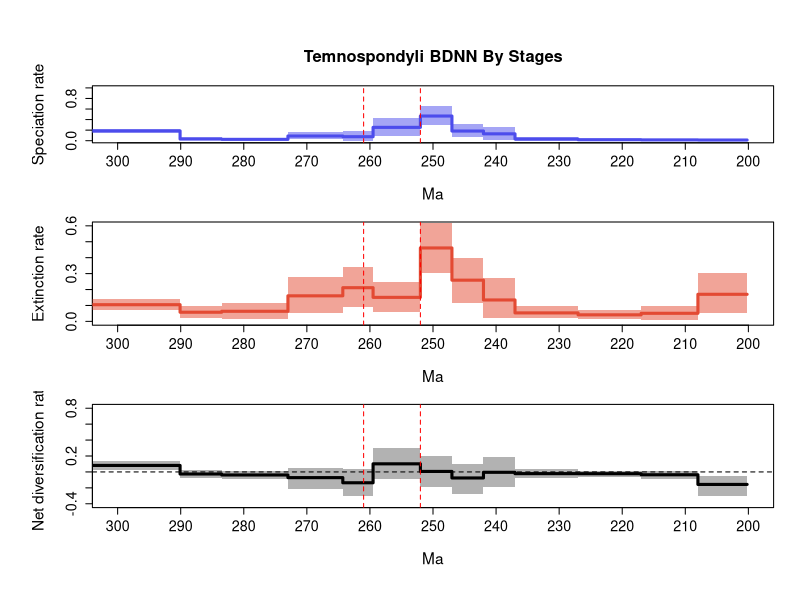

The R source for this figure:
pdf(file='C:/Users/SimoesLabAdmin/Documents/BDNN_Arielli/temnospondyli/mcmc_fixshift_predictors/C_bdnn_stdscaled_boxcox/combined_10_RTT_final.pdf', width = 8, height = 10.8, useDingbats = FALSE)

# Set up the layout for 3 vertical plots
par(mfrow=c(3,1), cex.main=1.7, cex.lab=1.4, cex.axis=1.3,
    mgp=c(3.5, 1, 0),      # distance of axis labels from plot
    oma=c(2, 2, 2, 0))     # outer margins for the entire figure

time_vec=c(311.35340881347656, 290.10001,290.1,283.50001,283.5,273.00001,273.0,264.30001,264.3,259.50001,259.5,252.00001,252.0,247.00001,247.0,242.00001,242.0,237.00001,237.0,227.00001,227.0,217.00001,217.0,208.00001,208.0,200.19962882995605)
sp_mean=c(0.18609151635911503, 0.18609151635911503,0.031565105666705125,0.031565105666705125,0.024892329664721685,0.024892329664721685,0.08888450254176382,0.08888450254176382,0.07518870582813032,0.07518870582813032,0.2524890654732718,0.2524890654732718,0.4673611550369219,0.4673611550369219,0.18315228324599842,0.18315228324599842,0.1297110569515588,0.1297110569515588,0.03165301323757876,0.03165301323757876,0.018700636226079707,0.018700636226079707,0.015088791658075747,0.015088791658075747,0.012900342557689442,0.012900342557689442)
sp_lwr=c(0.144293559013928, 0.144293559013928,0.005643861506733455,0.005643861506733455,0.006281466783438202,0.006281466783438202,0.022662131689408067,0.022662131689408067,0.0026379804225696067,0.0026379804225696067,0.092659676084439,0.092659676084439,0.30150683845095944,0.30150683845095944,0.06091510588921729,0.06091510588921729,0.017215761816213142,0.017215761816213142,0.0017363440185430177,0.0017363440185430177,0.0011838966984032227,0.0011838966984032227,0.00010050570752056437,0.00010050570752056437,5.463744050373746e-05,5.463744050373746e-05)
sp_upr=c(0.230335135163576, 0.230335135163576,0.06140943231727818,0.06140943231727818,0.049939555462027274,0.049939555462027274,0.16583065806940908,0.16583065806940908,0.18221242562480666,0.18221242562480666,0.432458528321409,0.432458528321409,0.656748972517247,0.656748972517247,0.3191555201919131,0.3191555201919131,0.2611941764287546,0.2611941764287546,0.0695015043587783,0.0695015043587783,0.040594919408573175,0.040594919408573175,0.03898124471013361,0.03898124471013361,0.037512007518077775,0.037512007518077775)
ex_mean=c(0.10483584937025205, 0.10483584937025205,0.057550010697067853,0.057550010697067853,0.06329653047335919,0.06329653047335919,0.16048821191934315,0.16048821191934315,0.21146720156011006,0.21146720156011006,0.15091071747178683,0.15091071747178683,0.46104763273195853,0.46104763273195853,0.25878598964523825,0.25878598964523825,0.1344804682966165,0.1344804682966165,0.053299143301637694,0.053299143301637694,0.04104040368719347,0.04104040368719347,0.05089522507201937,0.05089522507201937,0.1698854841552836,0.1698854841552836)
ex_lwr=c(0.07249542662448895, 0.07249542662448895,0.01983174451746446,0.01983174451746446,0.014312113702823622,0.014312113702823622,0.05225571828238576,0.05225571828238576,0.08878780226127955,0.08878780226127955,0.058168027767931785,0.058168027767931785,0.301388405665025,0.301388405665025,0.11368841821796692,0.11368841821796692,0.019276862673213574,0.019276862673213574,0.021828991372894065,0.021828991372894065,0.014296975189011456,0.014296975189011456,0.007815367742348192,0.007815367742348192,0.054926914658006226,0.054926914658006226)
ex_upr=c(0.1397490431344977, 0.1397490431344977,0.09782471430727818,0.09782471430727818,0.11307537710197677,0.11307537710197677,0.27859651669337854,0.27859651669337854,0.343790443051074,0.343790443051074,0.24676270508453138,0.24676270508453138,0.6186963647480594,0.6186963647480594,0.4006890718462113,0.4006890718462113,0.27006906668824443,0.27006906668824443,0.09481296957299117,0.09481296957299117,0.06925216402827387,0.06925216402827387,0.09692421002892324,0.09692421002892324,0.3032553767130584,0.3032553767130584)
div_mean=c(0.08125566698886327, 0.08125566698886327,-0.025984905030362777,-0.025984905030362777,-0.038404200808637635,-0.038404200808637635,-0.07160370937757915,-0.07160370937757915,-0.1362784957319793,-0.1362784957319793,0.10157834800148467,0.10157834800148467,0.0063135223049635095,0.0063135223049635095,-0.07563370639923986,-0.07563370639923986,-0.0047694113450575445,-0.0047694113450575445,-0.021646130064058904,-0.021646130064058904,-0.022339767461113866,-0.022339767461113866,-0.03580643341394365,-0.03580643341394365,-0.15698514159759452,-0.15698514159759452)
div_lwr=c(0.02276847338151125, 0.02276847338151125,-0.0761869090595881,-0.0761869090595881,-0.09394973387738403,-0.09394973387738403,-0.2126711478309772,-0.2126711478309772,-0.3077154012195952,-0.3077154012195952,-0.08297959555981219,-0.08297959555981219,-0.19459620529691507,-0.19459620529691507,-0.27263670649896066,-0.27263670649896066,-0.188305995392896,-0.188305995392896,-0.07143943047630073,-0.07143943047630073,-0.05765904030452522,-0.05765904030452522,-0.0842061339811842,-0.0842061339811842,-0.29643018888207323,-0.29643018888207323)
div_upr=c(0.13378977782590468, 0.13378977782590468,0.01953050435718056,0.01953050435718056,0.0167528292238142,0.0167528292238142,0.05315003214833246,0.05315003214833246,0.03527079745850202,0.03527079745850202,0.2954141773044838,0.2954141773044838,0.2057209935597779,0.2057209935597779,0.10421552937384904,0.10421552937384904,0.18424187333361064,0.18424187333361064,0.03408818931171847,0.03408818931171847,0.013549761196141999,0.013549761196141999,0.012013100965068272,0.012013100965068272,-0.045868151341034245,-0.045868151341034245)
# Calculate positions for the mass extinction events
perm_trias_extinction = 252 # End-Permian mass extinction (252 Ma)
guadalupian_extinction = 261 # Guadalupian extinction (261 Ma)

# Define custom tick positions at 10 MY intervals
x_ticks <- seq(300, 200, by=-10)
x_tick_labels <- x_ticks

# Convert time_vec to negative values to match your desired format
time_vec_neg <- -time_vec  # Converting to negative for plotting consistency

# First plot: Speciation rate
par(mar=c(5, 5, 4.5, 2))  # bottom, left, top, right margins
plot(time_vec, sp_mean, type='n', ylim=c(0, 1), xlim=c(300, 200),
     ylab='Speciation rate', xlab='Ma', main='Temnospondyli BDNN By Stages',
     xaxt='n', cex.main=1.5, cex.lab=1.4, cex.axis=1.3) # xaxt removes default x axis
axis(1, at=x_ticks, labels=x_tick_labels, cex.axis=1.3) # Custom x-axis with 10MY interval ticks

# Plot the confidence intervals and mean line
not_NA = !is.na(sp_mean)
polygon(c(time_vec[not_NA], rev(time_vec[not_NA])), 
        c(sp_lwr[not_NA], rev(sp_upr[not_NA])), 
        col = adjustcolor('#4c4cec', alpha = 0.5), border = NA)
lines(time_vec[not_NA], sp_mean[not_NA], col = '#4c4cec', lwd = 3)

# Add vertical lines for mass extinction events
abline(v=perm_trias_extinction, col="red", lty=2)
abline(v=guadalupian_extinction, col="red", lty=2)

# Second plot: Extinction rate
par(mar=c(5, 5, 1, 2))  # bottom, left, top, right margins. Reduced top margin to 2.5 (from 4.5)
plot(time_vec, ex_mean, type='n', ylim=c(0, 0.6), xlim=c(300, 200),
     ylab='Extinction rate', xlab='Ma', 
     xaxt='n', cex.lab=1.4, cex.axis=1.3)
axis(1, at=x_ticks, labels=x_tick_labels, cex.axis=1.3)

# Plot the confidence intervals and mean line
not_NA = !is.na(ex_mean)
polygon(c(time_vec[not_NA], rev(time_vec[not_NA])), 
        c(ex_lwr[not_NA], rev(ex_upr[not_NA])), 
        col = adjustcolor('#e34a33', alpha = 0.5), border = NA)
lines(time_vec[not_NA], ex_mean[not_NA], col = '#e34a33', lwd = 3)

# Add vertical lines for mass extinction events
abline(v=perm_trias_extinction, col="red", lty=2)
abline(v=guadalupian_extinction, col="red", lty=2)

# Third plot: Net diversification rate
par(mar=c(5, 5, 1, 2))  # bottom, left, top, right margins. Reduced top margin to 2.5 (from 4.5)
plot(time_vec, div_mean, type='n', ylim=c(-0.4, 0.8), xlim=c(300, 200),
     ylab='Net diversification rate', xlab='Ma',
     xaxt='n', cex.lab=1.4, cex.axis=1.3)
axis(1, at=x_ticks, labels=x_tick_labels, cex.axis=1.3)

# Plot the confidence intervals and mean line
not_NA = !is.na(div_mean)
polygon(c(time_vec[not_NA], rev(time_vec[not_NA])), 
        c(div_lwr[not_NA], rev(div_upr[not_NA])), 
        col = adjustcolor('black', alpha = 0.3), border = NA)
lines(time_vec[not_NA], div_mean[not_NA], col = 'black', lwd = 3)

# Add horizontal line at y=0 for the net diversification rate
abline(h = 0, col = 'black', lty = 2)

# Add vertical lines for mass extinction events
abline(v=perm_trias_extinction, col="red", lty=2)
abline(v=guadalupian_extinction, col="red", lty=2)

dev.off()
